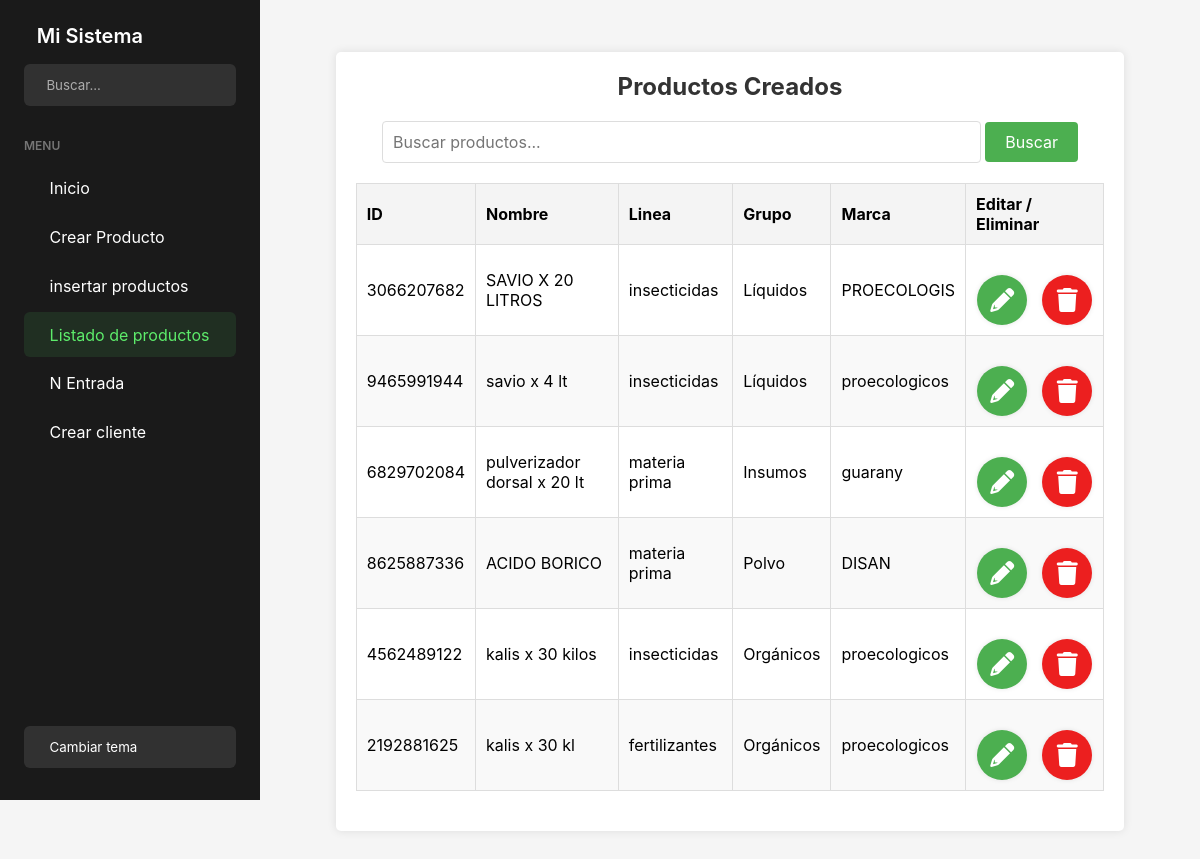
The page /productos_listado/ on the database as committed earlier.
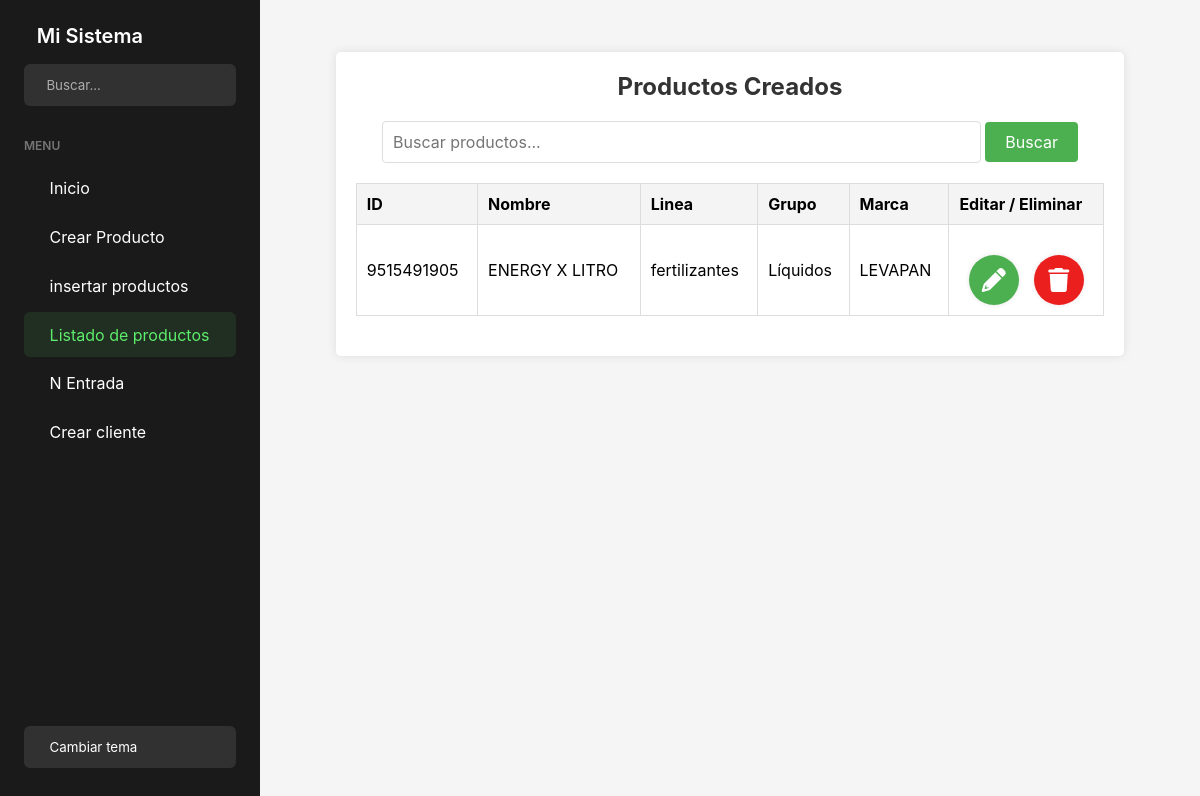
The same page on the database as committed later.
### APP_PM/models.py (models this page shows, shortened)
class Crear_producto(models.Model):
    LINEA_OPCIONES = [
        ('001', 'Fertilizantes'),
        ('002', 'Bioinsumos'),
        ('003', 'Materia Prima'),
        ('004', 'Coayudantes'),
        ('005', 'Comercializacion de productos'),
        ('006', 'Equipos de pulverizador'),
        ('007', 'Fungicidas'),
        ('008', 'Herbicidas'),
        ('009', 'Insecticidas'),
        ('010', 'Insumos'),
        ('011', 'Mercancia en Consignacion'),
        ('012', 'Productos fabricados - No Propios'),
    ]
    GRUPO_OPCIONES = [
        ('001', 'Bifungicidas'),
        ('002', 'Comercializacion de productos'),
        ('003', 'Materia Prima'),
        ('004', 'Fertilizantes'),
        ('005', 'Foliares'),
        ('006', 'Granulados'),
        ('007', 'Insumos'),
        ('008', 'Líquido'),
        ('009', 'Organicos'),
        ('010', 'Polvo'),
        ('011', 'Productos fabricados - No Propios'),
        ('012', 'Pulverizador Liquido'),
    ]
    id_producto = models.CharField(max_length=10, unique=True, editable=False, blank=True)
    nombre_producto = models.CharField(max_length=100)
    linea = models.CharField(max_length=100, choices=LINEA_OPCIONES)
    grupo = models.CharField(max_length=100, choices=GRUPO_OPCIONES)
    marca = models.CharField(max_length=100)

### APP_PM/views.py (the view)
# urls.py: path('productos_listado/', views.productos_listado, name='productos_listado'),
def productos_listado(request):
    query = request.GET.get('q')
    if query:
        productos = Crear_producto.objects.filter(nombre_producto__icontains=query)
    else:
        productos = Crear_producto.objects.all()
    return render(request, 'Productos/productos_listado.html', {'productos': productos})

### APP_PM/templates/Productos/productos_listado.html (shortened to what this page needs)
<!DOCTYPE html>
<html lang="es">
<head>
    <link rel="stylesheet" href="https://cdnjs.cloudflare.com/ajax/libs/font-awesome/6.0.0-beta3/css/all.min.css">
    {% extends 'Home/home.html' %}
    {% block content %}
</head>
<body>
    <div class="container">
        <h2>Productos Creados</h2>
        <div class="search-bar">
            <form method="GET" action="{% url 'productos_listado' %}">
                <input type="text" name="q" placeholder="Buscar productos..." value="{{ request.GET.q }}">
                <button type="submit">Buscar</button>
            </form>
        </div>
        <table>
            <thead>
                <tr>
                    <th>ID</th>
                    <th>Nombre</th>
                    <th>Linea</th>
                    <th>Grupo</th>
                    <th>Marca</th>
                    <th>Editar / Eliminar</th>
                </tr>
            </thead>
            <tbody>
                {% for producto in productos %}
                <tr>
                    <td>{{ producto.id_producto }}</td>
                    <td>{{ producto.nombre_producto }}</td>
                    <td>{{ producto.linea }}</td>
                    <td>{{ producto.grupo }}</td>
                    <td>{{ producto.marca }}</td>
                    <td>
                        <div class="button-container">
                            <a href="{% url 'editar_producto' producto.id_producto %}" class="green"><i class="fa fa-pencil"></i></a>
                            <a href="{% url 'eliminar_producto' producto.id_producto %}" onclick="event.preventDefault(); confirmarEliminacion(this.href);" class="red"><i class="fa fa-trash"></i></a>
                        </div>
                    </td>
                </tr>
                {% empty %}
                <tr>
                    <td colspan="6">No hay productos que coincidan con la búsqueda.</td>
                </tr>
                {% endfor %}
            </tbody>
        </table>
    </div>
</body>
</html>
{% endblock %}

Rows that differ between the two databases and show on the page:
removed Crear_producto: id_producto "3066207682", nombre_producto "SAVIO X 20 LITROS", linea "insecticidas", grupo "Líquidos", marca "PROECOLOGIS"
removed Crear_producto: id_producto "9465991944", nombre_producto "savio x 4 lt", linea "insecticidas", grupo "Líquidos", marca "proecologicos"
removed Crear_producto: id_producto "6829702084", nombre_producto "pulverizador dorsal x 20 lt", linea "materia prima", grupo "Insumos", marca "guarany"
removed Crear_producto: id_producto "8625887336", nombre_producto "ACIDO BORICO", linea "materia prima", grupo "Polvo", marca "DISAN"
removed Crear_producto: id_producto "4562489122", nombre_producto "kalis x 30 kilos", linea "insecticidas", grupo "Orgánicos", marca "proecologicos"
removed Crear_producto: id_producto "2192881625", nombre_producto "kalis x 30 kl", linea "fertilizantes", grupo "Orgánicos", marca "proecologicos"
added Crear_producto: id_producto "9515491905", nombre_producto "ENERGY X LITRO", linea "fertilizantes", grupo "Líquidos", marca "LEVAPAN"
